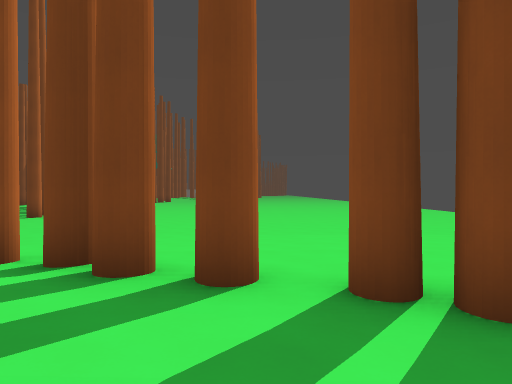
View 1 (above)

20 first-person views from a walk through a level from a Godot 3-D game. The camera is 1.4 m above the floor, looks level and sees 70° across. The floor is counted in squares, 2 m on a side. Each view is taken from the middle of a square. On the plan, view 1 faces up. The plan holds only what a view shows up to about 11 squares ahead; the rest is blank. The place goes on beyond the plan. Characters and animated objects are left out. Surface patterns are stand-ins for the level's own textures.

View 2
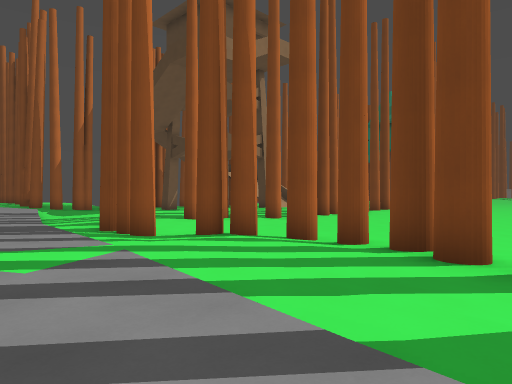

View 3
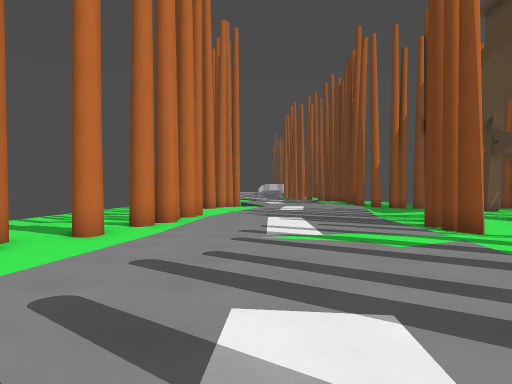

View 4
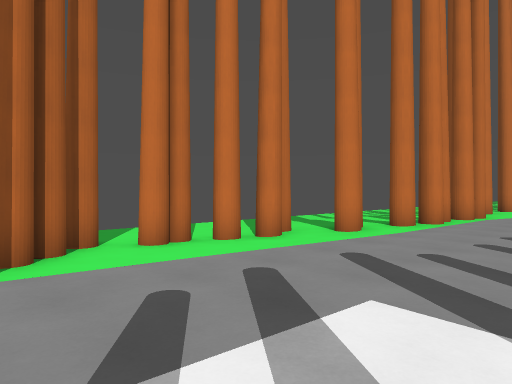

View 5
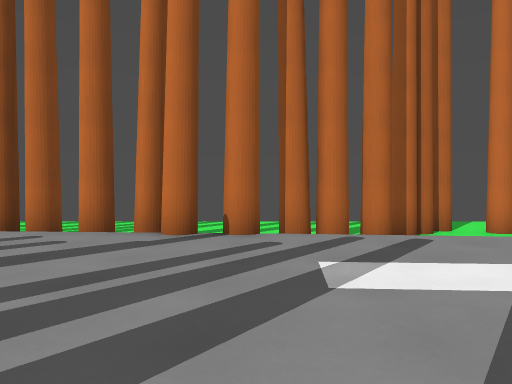

View 6
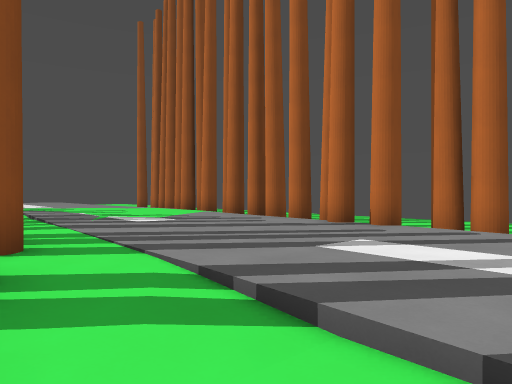

View 7
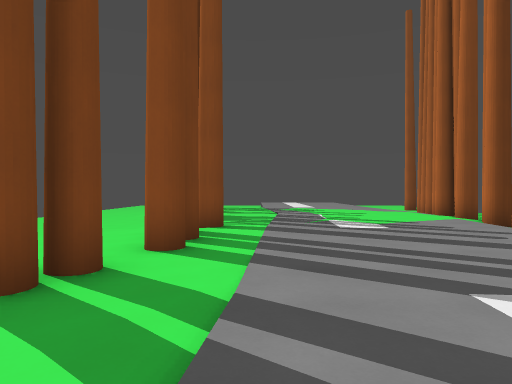

View 8
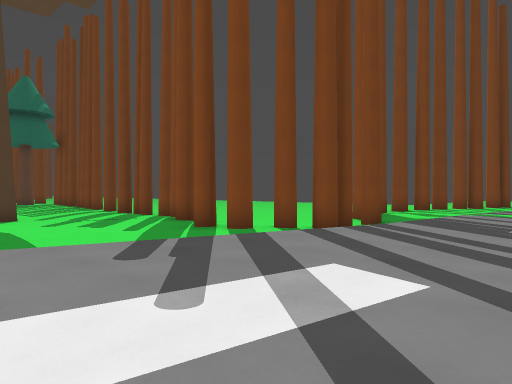

View 9
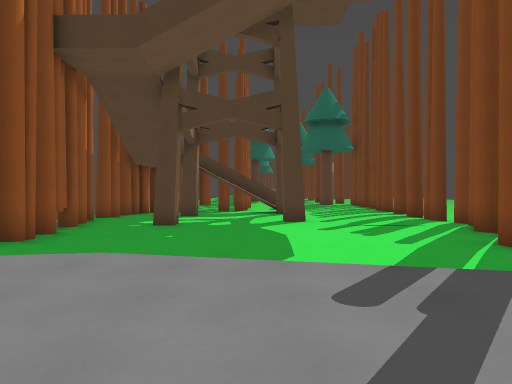

View 10
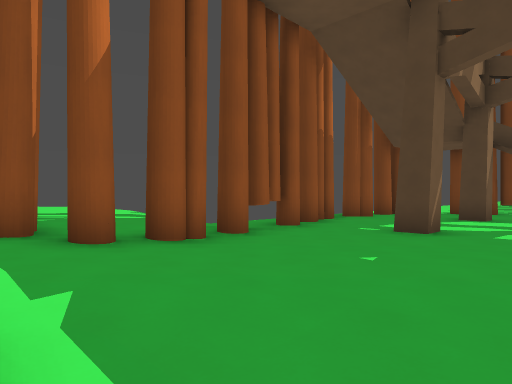

View 11
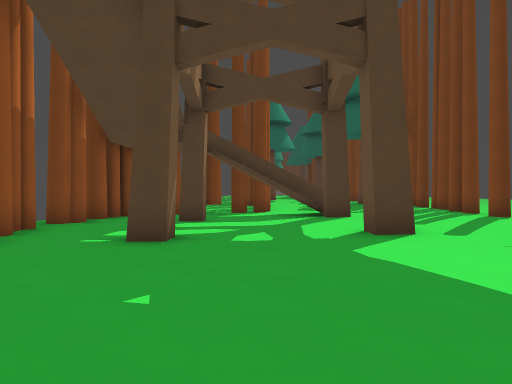

View 12
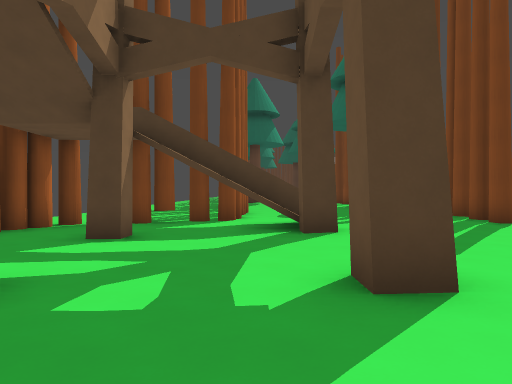

View 13
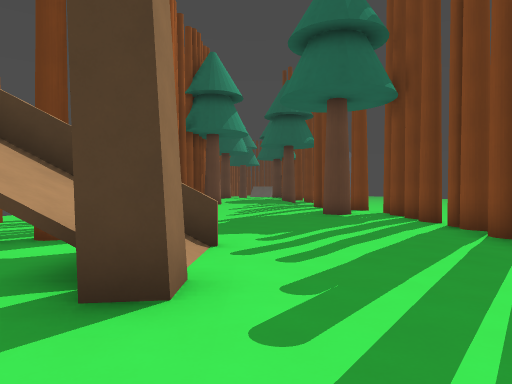

View 14
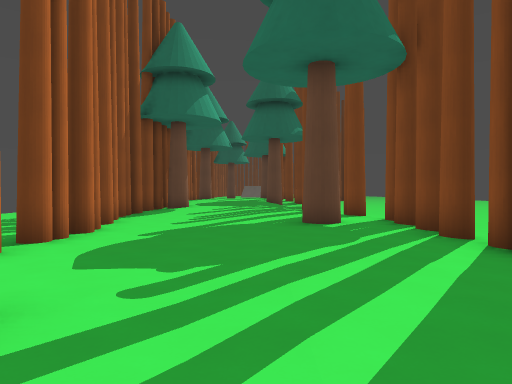

View 15
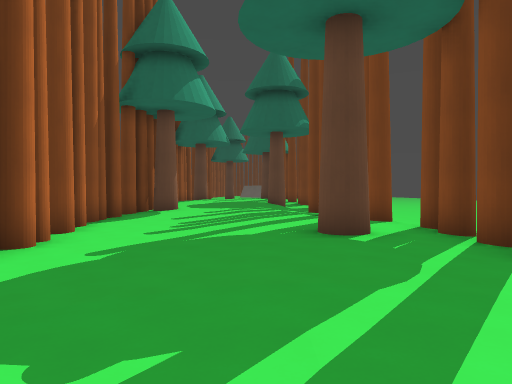

View 16
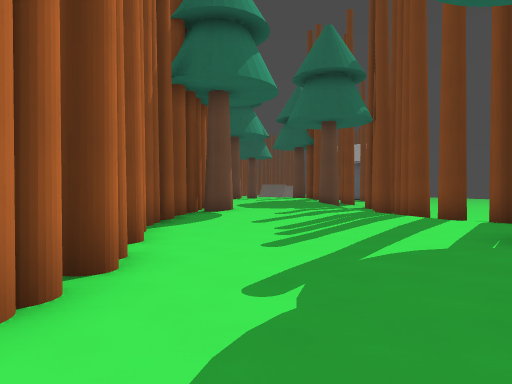

View 17
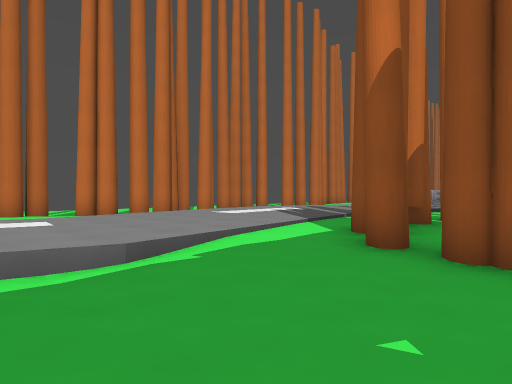

View 18
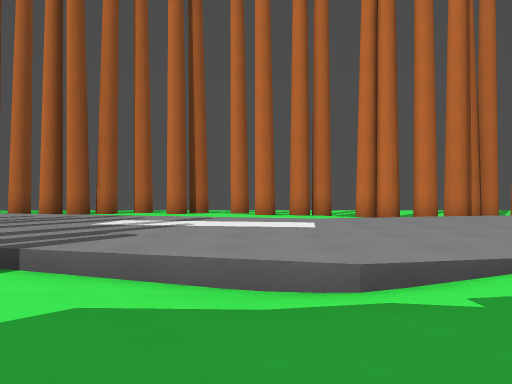

View 19
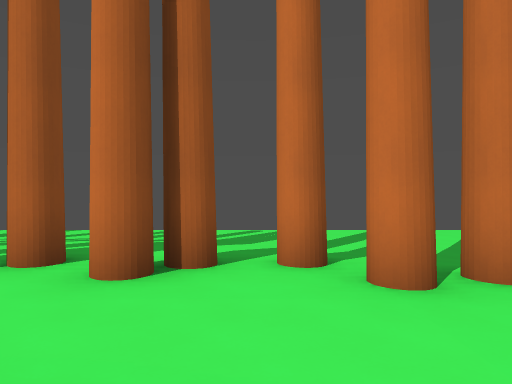

View 20
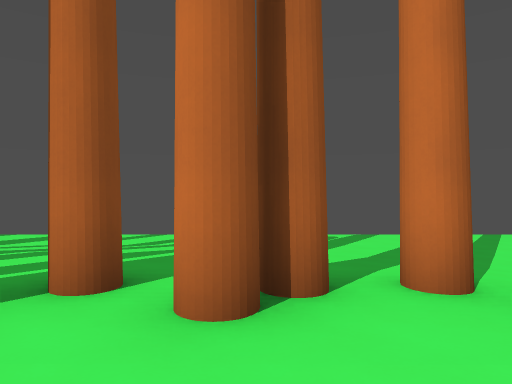

### Floor plan
Key: @ floor where view 1 was taken; # wall or solid block; x gap in a wall; . main floor; : floor 0.25 m higher than the main floor; + floor 0.5 m higher than the main floor; / step, stairs or slope; T thing the floor can be seen under or through; R tree.
Columns run from 22 left of view 1 to 10 right of it. Each row starts with its distance up from view 1.
 29       # +++
 28       #R+++
 27       x:++++
 26       #:::++#:
 25       .:::++:#
 24       #:::::::
 23       #.:::::#
 22     ..x.:::RR#
 21    ...x..::::x.
 20    .. x..::::x.
 19    .. x...:::x
 18     .##...:::x
 17     ##...::::x
 16   # ...##::::x
 15  ##...///::::#
 14  x..#..##::::.
 13  x......:::::
 12  x......:::::      ..
 11  #......::::       .. ...
 10  x..#...#::::#     .. ...
  9   #.....:::::#  ..  . ... ..
  8  .#....::::::   ... ..... .
  7 ::#...::::::x  .... ...::..
  6 ::#...::::::# ......::::::
  5 ::#..::::::::......:::::::
  4 ##::::..:::#:...##xx#::::      ..
  3 ::://///...:##x#::++#x##+ +::::..
  2 /+++++++++//..///+++++:#x#++++
  1 +++++++++++++++/+++++::::++#x #::
  0 ++++++++++++++++++++++@+//++++++:
 -1 +++++++++++++++++++++++++++++++++
 -2 ++///://+++++++++++++++++++++++++
 -3   #:::::::///++++++++++++++++++++
 -4 ## x#:#:::##xx#::////++++++++++++
 -5     #x#:#::   TTT:...  ######//++
 -6     ..::::::::: TT.....#     #x##
 -7     ....:::::::.TT##.##. ..
 -8    ........///.......#..... ...
 -9    ...........  ..... ..... ...
-10    ...........  ....

Where each view was taken, in squares from view 1:
view 1: 0 up, 0 right, facing up
view 2: 1 down, 0 right, facing up-left
view 3: 2 down, 1 right, facing left
view 4: 1 down, 1 right, facing down-left
view 5: 1 up, 3 right, facing down
view 6: 2 up, 0 right, facing down-right
view 7: 0 up, 0 right, facing right
view 8: 2 down, 16 left, facing up-right
view 9: 1 down, 15 left, facing up
view 10: 3 up, 15 left, facing up-left
view 11: 4 up, 16 left, facing up
view 12: 7 up, 15 left, facing up
view 13: 11 up, 13 left, facing up
view 14: 14 up, 12 left, facing up
view 15: 16 up, 12 left, facing up
view 16: 18 up, 14 left, facing up
view 17: 7 up, 15 left, facing down-left
view 18: 6 up, 16 left, facing down
view 19: 1 down, 15 left, facing down
view 20: 2 down, 14 left, facing down
